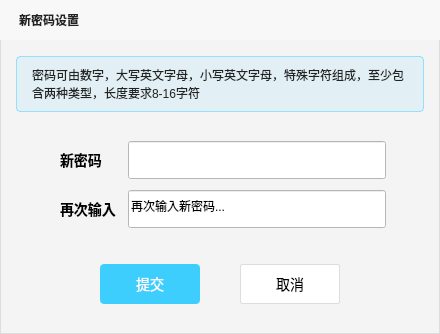
<?xml version="1.0" encoding="UTF-8"?>
<ui version="4.0">
 <class>ModifyPd</class>
 <widget class="QDialog" name="ModifyPd">
  <property name="geometry">
   <rect>
    <x>0</x>
    <y>0</y>
    <width>440</width>
    <height>334</height>
   </rect>
  </property>
  <property name="windowTitle">
   <string>Dialog</string>
  </property>
  <property name="styleSheet">
   <string notr="true">#ModifyPd{
	background-color:rgb(244, 244, 244);
	color: black;
	border: 1px solid #DDDDDD;
}
</string>
  </property>
  <widget class="QLabel" name="titleLabel">
   <property name="geometry">
    <rect>
     <x>0</x>
     <y>0</y>
     <width>440</width>
     <height>40</height>
    </rect>
   </property>
   <property name="styleSheet">
    <string notr="true">#titleLabel{
background-color: #F8F8F8;
padding-left: 16px;
color: #222222;
font-weight: bold;
}</string>
   </property>
   <property name="text">
    <string>新密码设置</string>
   </property>
  </widget>
  <widget class="QLabel" name="tipLabel">
   <property name="geometry">
    <rect>
     <x>16</x>
     <y>56</y>
     <width>408</width>
     <height>56</height>
    </rect>
   </property>
   <property name="styleSheet">
    <string notr="true">#tipLabel{
background-color: rgba(62, 206, 254, 0.10);
border: 1px solid rgba(62, 206, 254, 0.50);
border-radius: 4px;
font-size: 12px;
color: #222222;
padding: 10px 12px 10px 12px;
}</string>
   </property>
   <property name="text">
    <string>密码可由数字，大写英文字母，小写英文字母，特殊字符组成，至少包含两种类型，长度要求8-16字符</string>
   </property>
   <property name="wordWrap">
    <bool>true</bool>
   </property>
  </widget>
  <widget class="QWidget" name="gridLayoutWidget">
   <property name="geometry">
    <rect>
     <x>60</x>
     <y>130</y>
     <width>326</width>
     <height>111</height>
    </rect>
   </property>
   <layout class="QGridLayout" name="gridLayout" rowstretch="0,0">
    <property name="spacing">
     <number>0</number>
    </property>
    <item row="0" column="1">
     <widget class="QLineEdit" name="newPdEdit">
      <property name="sizePolicy">
       <sizepolicy hsizetype="Expanding" vsizetype="Fixed">
        <horstretch>3</horstretch>
        <verstretch>0</verstretch>
       </sizepolicy>
      </property>
      <property name="minimumSize">
       <size>
        <width>258</width>
        <height>38</height>
       </size>
      </property>
      <property name="maximumSize">
       <size>
        <width>258</width>
        <height>38</height>
       </size>
      </property>
      <property name="styleSheet">
       <string notr="true">#newPdEdit{
background-color:#FFFFFF;
color: black;

}</string>
      </property>
     </widget>
    </item>
    <item row="0" column="0">
     <widget class="QLabel" name="newPd">
      <property name="sizePolicy">
       <sizepolicy hsizetype="Preferred" vsizetype="Preferred">
        <horstretch>2</horstretch>
        <verstretch>0</verstretch>
       </sizepolicy>
      </property>
      <property name="styleSheet">
       <string notr="true">#newPd{
	font-family:'微软雅黑';
	font-size: 14px;
	font-weight: bold;
	color: #000000;
}</string>
      </property>
      <property name="text">
       <string>新密码</string>
      </property>
     </widget>
    </item>
    <item row="1" column="0">
     <widget class="QLabel" name="newPdAgain">
      <property name="styleSheet">
       <string notr="true">#newPdAgain{
	font-family:'微软雅黑';
	font-size: 14px;
	font-weight: bold;
	color: #000000;
}</string>
      </property>
      <property name="text">
       <string>再次输入</string>
      </property>
     </widget>
    </item>
    <item row="1" column="1">
     <widget class="QLineEdit" name="newPdAgainEdit">
      <property name="minimumSize">
       <size>
        <width>258</width>
        <height>38</height>
       </size>
      </property>
      <property name="maximumSize">
       <size>
        <width>258</width>
        <height>38</height>
       </size>
      </property>
      <property name="styleSheet">
       <string notr="true">background-color:#FFFFFF;
color: black;
</string>
      </property>
      <property name="text">
       <string>再次输入新密码...</string>
      </property>
     </widget>
    </item>
   </layout>
  </widget>
  <widget class="QPushButton" name="submitBtn">
   <property name="geometry">
    <rect>
     <x>100</x>
     <y>264</y>
     <width>100</width>
     <height>40</height>
    </rect>
   </property>
   <property name="styleSheet">
    <string notr="true">#submitBtn{
background-color: #3ECEFE;
border: none;
border-radius: 4px;
color: #FFFFFF;
font-size: 14px;
}</string>
   </property>
   <property name="text">
    <string>提交</string>
   </property>
  </widget>
  <widget class="QPushButton" name="cancelBtn">
   <property name="geometry">
    <rect>
     <x>240</x>
     <y>264</y>
     <width>100</width>
     <height>40</height>
    </rect>
   </property>
   <property name="styleSheet">
    <string notr="true">#cancelBtn{
background-color: #FFFFFF;
border: 1px solid #DDDDDD;
border-radius: 2px;
color: black;
font-size: 14px;
}</string>
   </property>
   <property name="text">
    <string>取消</string>
   </property>
  </widget>
  <widget class="QLabel" name="messageLabel">
   <property name="geometry">
    <rect>
     <x>70</x>
     <y>240</y>
     <width>281</width>
     <height>19</height>
    </rect>
   </property>
   <property name="styleSheet">
    <string notr="true">#messageLabel{
	font-size: 12px;
	color: red;

}</string>
   </property>
   <property name="text">
    <string/>
   </property>
  </widget>
 </widget>
 <resources/>
 <connections/>
</ui>
